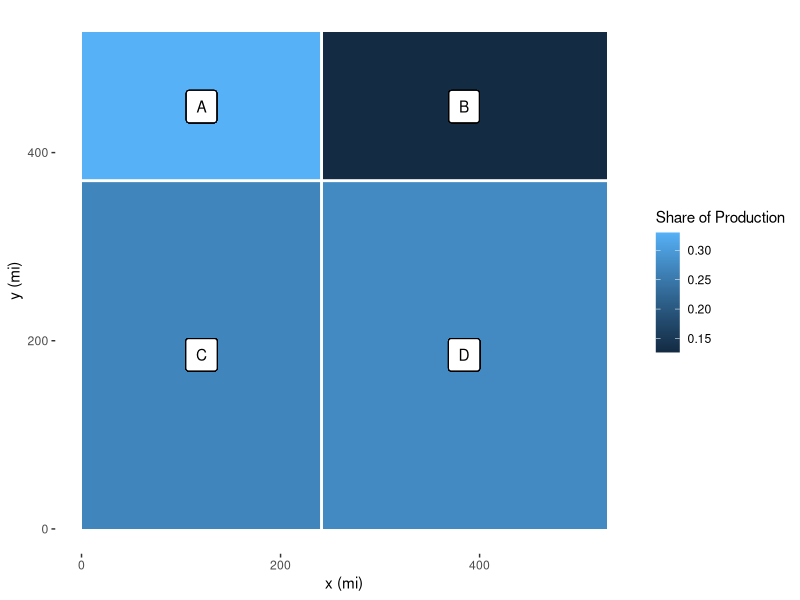

R code for this plot: (Note: this script raises an error after producing the figure.)
library(ggplot2)

## Setting a random seed
set.seed(2024)

## Generating region share
shares <- runif(4)
shares <- shares / sum(shares)

## Generating region geometry:
## Region is loosely based on Iowa, Illinois, Nebraska, and Minnesota
## Iowa is approximately 56,273 square miles
## Illinois is approximatley 57,915 square miles
## Nebraska is approximately 77,348 square miles
## Minnesota is approximately 86,943 square miles
total_sq_miles <- 56273 + 57915 + 77348 + 86943
region_radius <- sqrt(total_sq_miles)
region_intersect <- runif(2, min = 0, max = region_radius)

## Region A will be the top left of rectangle in the region
x_A <- c(0, region_intersect[1], region_intersect[1], 0)
y_A <- c(region_radius, region_radius, region_intersect[2], region_intersect[2])

## Region B will be the top right rectangle in the region
x_B <- c(region_intersect[1], region_radius, region_radius, region_intersect[1])
y_B <- c(region_radius, region_radius, region_intersect[2], region_intersect[2])

## Region C will be the bottom left rectangle in the region 
x_C <- c(0, region_intersect[1], region_intersect[1], 0)
y_C <- c(region_intersect[2], region_intersect[2], 0, 0)

## Region D will be the bottom right rectangle in the region
x_D <- c(region_intersect[1], region_radius, region_radius, region_intersect[1])
y_D <- c(region_intersect[2], region_intersect[2], 0, 0)

## Plotting the region
ids <- factor(c("A", "B", "C", "D"))
x <- c(x_A, x_B, x_C, x_D)
y <- c(y_A, y_B, y_C, y_D)

values <- data.frame(
  id = ids,
  value = shares
)

positions <- data.frame(
  id = rep(ids, each = 4),
  x = x,
  y = y
)

datapoly <- merge(values, positions, by = c("id"))

## To label the regions, I need the following coordinates
x_left_label <- region_intersect[1] / 2
y_top_label <- (region_radius + region_intersect[2]) / 2
x_right_label <- (region_intersect[1] + region_radius) / 2
y_bottom_label <- region_intersect[2] / 2

## Plotting
plt <- ggplot(datapoly, aes(x = x, y = y)) +
  geom_polygon(aes(fill = value, group = id)) +
  xlab("x (mi)") +
  ylab("y (mi)") +
  labs(fill= "Share of Production")  +
  geom_label(
    label = "A",
    x = x_left_label,
    y = y_top_label,
    label.padding = unit(0.55, "lines"), # Rectangle size around label
    label.size = 0.35,
    color = "black",
    fill = "#ffffff"
  ) +
  geom_label(
    label = "B",
    x = x_right_label,
    y = y_top_label,
    label.padding = unit(0.55, "lines"), # Rectangle size around label
    label.size = 0.35,
    color = "black",
    fill = "#ffffff"
  ) +
  geom_label(
    label = "C",
    x = x_left_label,
    y = y_bottom_label,
    label.padding = unit(0.55, "lines"), # Rectangle size around label
    label.size = 0.35,
    color = "black",
    fill = "#ffffff"
  ) +
  geom_label(
    label = "D",
    x = x_right_label,
    y = y_bottom_label,
    label.padding = unit(0.55, "lines"), # Rectangle size around label
    label.size = 0.35,
    color = "black",
    fill = "white"
  ) +
  geom_vline(
    xintercept = region_intersect[1],
    colour = "white",
    linewidth = 1
  ) +
  geom_hline(
    yintercept = region_intersect[2],
    colour = "white",
    linewidth = 1
  )

## Plot theme (very basic theme):
plt + theme_bw() +
  theme(
    panel.border = element_blank(), 
    panel.grid.major = element_blank(), 
    panel.grid.minor = element_blank()
  )

## Save necessary region information to a table
state_data <- data.frame(
  A = c(shares[1], x_A, y_A),
  B = c(shares[2], x_B, y_B),
  C = c(shares[3], x_C, y_C),
  D = c(shares[4], x_D, y_D),
  row.names = c("Share", "x_tl", "x_tr", "x_br", "x_bl",
                "y_tl", "y_tr", "y_br", "y_bl")
)
## This 'write' assumes that you're working directory is project dirctory
write.csv(state_data, "data/state_data.csv")
